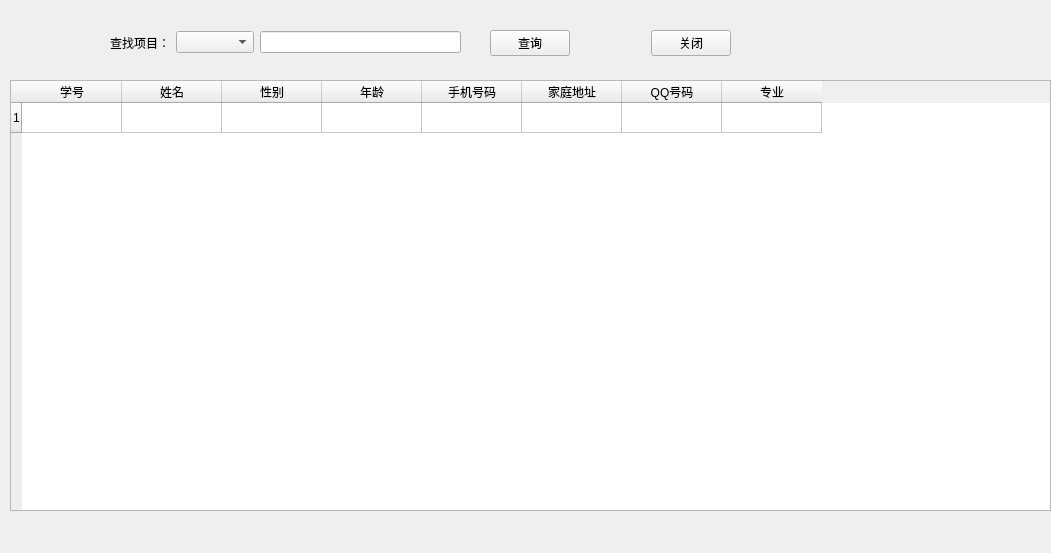
<?xml version="1.0" encoding="UTF-8"?>
<ui version="4.0">
 <class>Form_Search</class>
 <widget class="QWidget" name="Form_Search">
  <property name="geometry">
   <rect>
    <x>0</x>
    <y>0</y>
    <width>1051</width>
    <height>553</height>
   </rect>
  </property>
  <property name="windowTitle">
   <string>查找</string>
  </property>
  <widget class="QTableWidget" name="Table_Search">
   <property name="geometry">
    <rect>
     <x>10</x>
     <y>80</y>
     <width>1041</width>
     <height>431</height>
    </rect>
   </property>
   <property name="styleSheet">
    <string notr="true">selection-background-color: rgb(255, 196, 190);
selection-color: rgb(0, 0, 0);</string>
   </property>
   <property name="editTriggers">
    <set>QAbstractItemView::NoEditTriggers</set>
   </property>
   <property name="selectionBehavior">
    <enum>QAbstractItemView::SelectRows</enum>
   </property>
   <property name="rowCount">
    <number>1</number>
   </property>
   <row/>
   <column>
    <property name="text">
     <string>学号</string>
    </property>
   </column>
   <column>
    <property name="text">
     <string>姓名</string>
    </property>
   </column>
   <column>
    <property name="text">
     <string>性别</string>
    </property>
   </column>
   <column>
    <property name="text">
     <string>年龄</string>
    </property>
   </column>
   <column>
    <property name="text">
     <string>手机号码</string>
    </property>
   </column>
   <column>
    <property name="text">
     <string>家庭地址</string>
    </property>
   </column>
   <column>
    <property name="text">
     <string>QQ号码</string>
    </property>
   </column>
   <column>
    <property name="text">
     <string>专业</string>
    </property>
   </column>
  </widget>
  <widget class="QWidget" name="layoutWidget">
   <property name="geometry">
    <rect>
     <x>110</x>
     <y>30</y>
     <width>351</width>
     <height>25</height>
    </rect>
   </property>
   <layout class="QHBoxLayout" name="horizontalLayout">
    <item>
     <widget class="QLabel" name="label">
      <property name="text">
       <string>查找项目：</string>
      </property>
     </widget>
    </item>
    <item>
     <widget class="QComboBox" name="Combobox_Search">
      <item>
       <property name="text">
        <string/>
       </property>
      </item>
      <item>
       <property name="text">
        <string>学号</string>
       </property>
      </item>
      <item>
       <property name="text">
        <string>姓名</string>
       </property>
      </item>
      <item>
       <property name="text">
        <string>性别</string>
       </property>
      </item>
      <item>
       <property name="text">
        <string>年龄</string>
       </property>
      </item>
      <item>
       <property name="text">
        <string>手机号码</string>
       </property>
      </item>
      <item>
       <property name="text">
        <string>家庭地址</string>
       </property>
      </item>
      <item>
       <property name="text">
        <string>QQ号码</string>
       </property>
      </item>
      <item>
       <property name="text">
        <string>专业</string>
       </property>
      </item>
     </widget>
    </item>
    <item>
     <widget class="QLineEdit" name="Edit_Search"/>
    </item>
   </layout>
  </widget>
  <widget class="QWidget" name="layoutWidget">
   <property name="geometry">
    <rect>
     <x>490</x>
     <y>30</y>
     <width>241</width>
     <height>26</height>
    </rect>
   </property>
   <layout class="QHBoxLayout" name="horizontalLayout_2">
    <item>
     <widget class="QPushButton" name="Button_Search">
      <property name="text">
       <string>查询</string>
      </property>
     </widget>
    </item>
    <item>
     <spacer name="horizontalSpacer">
      <property name="orientation">
       <enum>Qt::Horizontal</enum>
      </property>
      <property name="sizeHint" stdset="0">
       <size>
        <width>40</width>
        <height>20</height>
       </size>
      </property>
     </spacer>
    </item>
    <item>
     <widget class="QPushButton" name="Button_Close">
      <property name="text">
       <string>关闭</string>
      </property>
     </widget>
    </item>
   </layout>
  </widget>
 </widget>
 <resources/>
 <connections/>
</ui>
